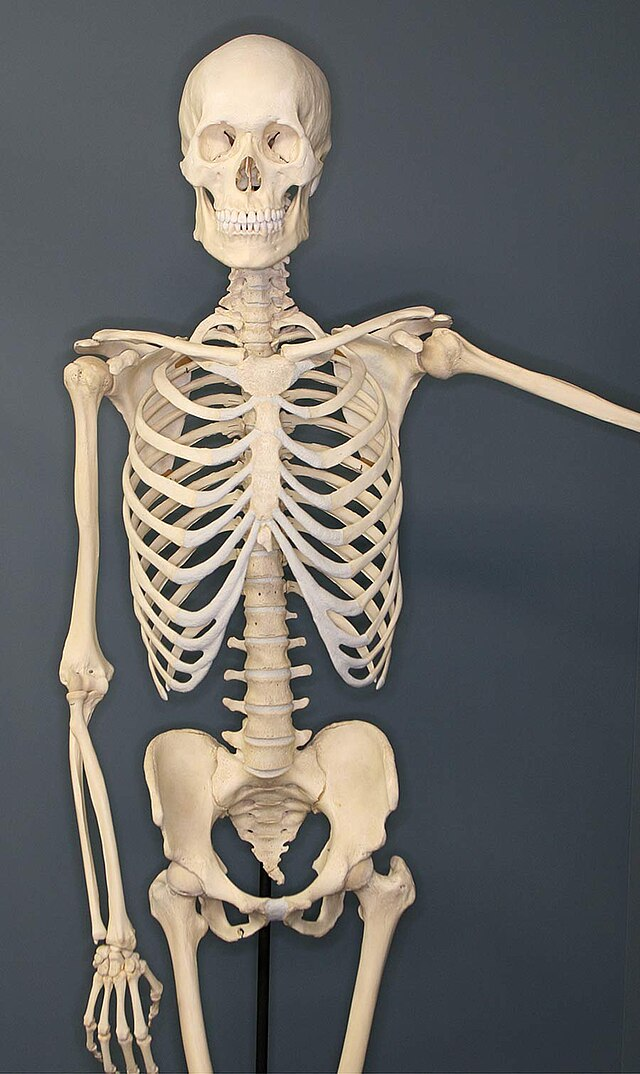
#> input picture bones.jpg, 640 x 1074 px, given in place of perritos3.jpg, which was not available
$ python P5_TemplateMatching.py
#> lines starting #> are read from the running program, lines starting #| are printed output that depends on the picture; after the words box and inside, x2 and y2 are one past the last pixel; in counts of white or black regions, pixels touching at a corner belong together; pictures that were not available may be replaced by others from this repository, and a replacement may not be noted

import cv2
imagen=cv2.imread("perritos3.jpg")
#> imagen is the input picture: shape (1074, 640, 3); mean B, G, R 101.4, 104.2, 105.8
template=cv2.imread("templateperritos3.jpg")
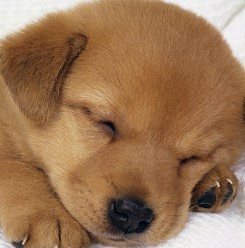
#> input picture templateperritos3.jpg, 245 x 248 px
#> template is the input picture: shape (248, 245, 3); mean B, G, R 84.3, 117.1, 154.7

#convertir imagenes a escala de grises
imagen2=cv2.cvtColor(imagen, cv2.COLOR_BGR2GRAY)
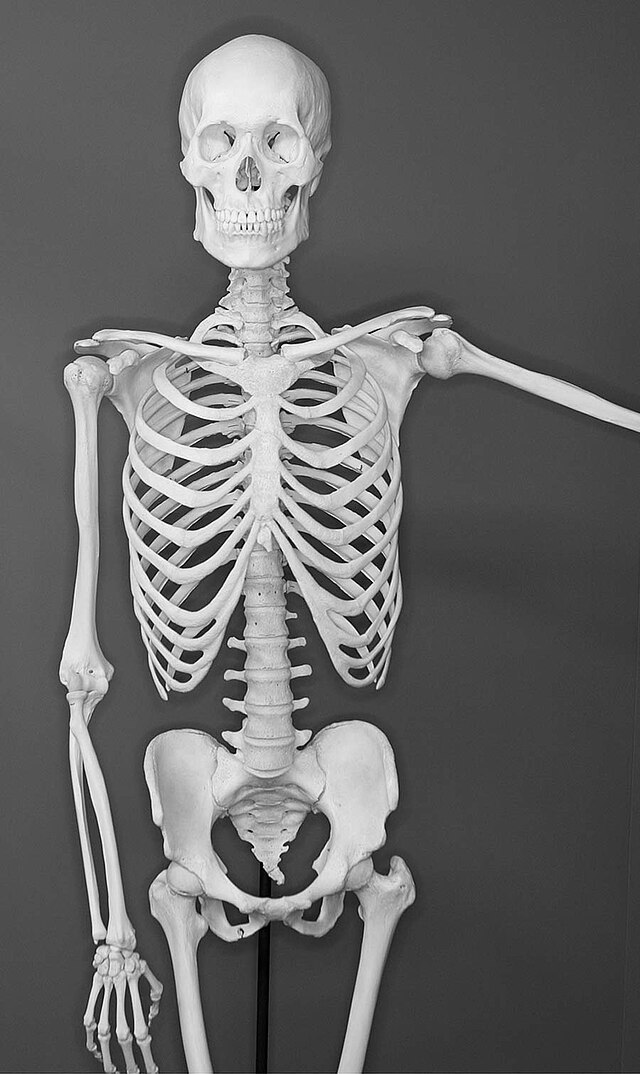
#> imagen2: shape (1074, 640); min 0, max 255, mean 104.4
template2=cv2.cvtColor(template, cv2.COLOR_BGR2GRAY)
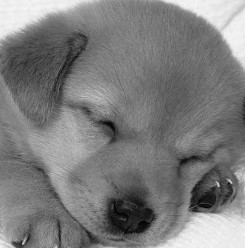
#> template2: shape (248, 245); min 1, max 250, mean 124.6

#metodo de comparacion
metodos=[cv2.TM_SQDIFF, cv2.TM_CCORR_NORMED] #diferencia cuadrática minima y correlación minima

#busqueda de la pantalla
for metodo in metodos:
    img_res=cv2.matchTemplate(imagen2, template2, method=metodo) #comparación de la imagen
    val_min,val_max,xy_min,xy_max=cv2.minMaxLoc(img_res)

    if metodo == cv2.TM_SQDIFF: #mejor coincidencia en valor min de x,y
        #calculo de rectangulos
        x1,y1=xy_min # coords izquierda
        x2,y2=xy_min[0]+template.shape[1],xy_min[1]+template.shape[0] #coords derecha
    else: #mejor coincidencia en valor max de x,y
        #calculo de rectangulos
        x1,y1=xy_max
        x2,y2=xy_max[0]+template.shape[1],xy_max[1]+template.shape[0]
#> this loop made 2 passes
#> (val_min, val_max, xy_max, x1, y1, x2, y2) on pass 1: (217879552, 545366848, (121, 298), 0, 94, 245, 342)
#> (val_min, val_max, xy_min, x1, y1, x2, y2) on pass 2: (0.767, 0.937, (212, 825), 332, 58, 577, 306)
#> pass 1, `img_res=cv2.matchTemplate(imagen2, template2, method=metodo)`:
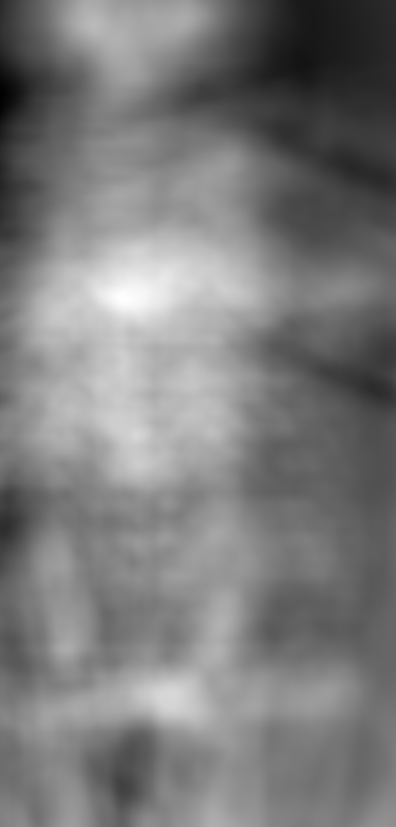
#> img_res: shape (827, 396) float32; min 217879552, max 545366848, mean 377132512; drawn with min black and max white
#> pass 2, `img_res=cv2.matchTemplate(imagen2, template2, method=metodo)`:
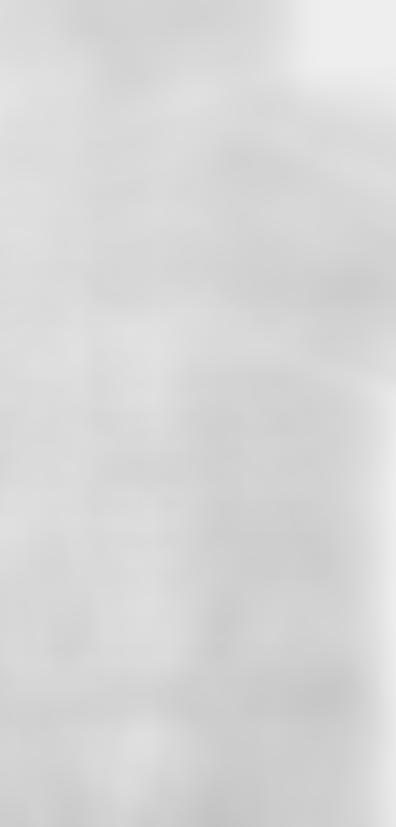
#> img_res: shape (827, 396) float32; min 0.767, max 0.937, mean 0.845

#dibujar el rectágulo de localización
cv2.rectangle(imagen,(x1,y1),(x2,y2), (0,0,125),2)
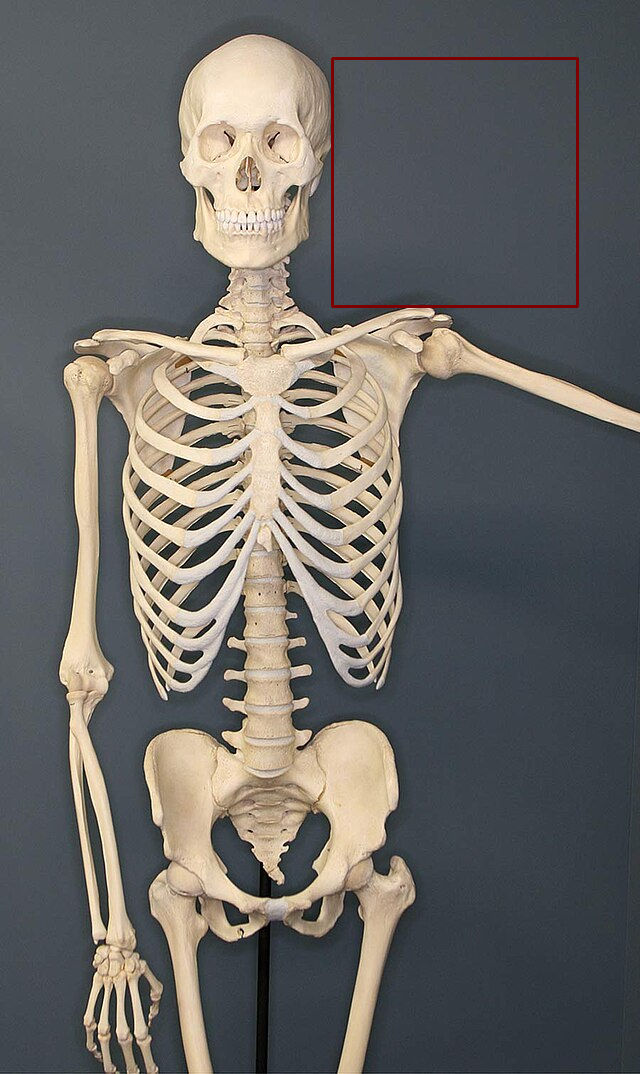
#> imagen: shape (1074, 640, 3); 0.43% of pixels changed, all inside (x1, y1, x2, y2) = (331, 57, 579, 308)

#mostrar imagenes
cv2.imshow("Imagen Original", imagen)
cv2.imshow("Template", template)
cv2.waitKey(0)

cv2.destroyAllWindows()
